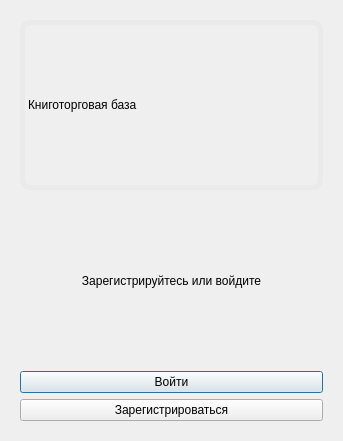
<?xml version="1.0" encoding="UTF-8"?>
<ui version="4.0">
 <class>Dialog</class>
 <widget class="QDialog" name="Dialog">
  <property name="geometry">
   <rect>
    <x>0</x>
    <y>0</y>
    <width>343</width>
    <height>441</height>
   </rect>
  </property>
  <property name="windowTitle">
   <string>Dialog</string>
  </property>
  <layout class="QHBoxLayout" name="horizontalLayout">
   <property name="sizeConstraint">
    <enum>QLayout::SetMaximumSize</enum>
   </property>
   <item>
    <widget class="QWidget" name="bg" native="true">
     <property name="enabled">
      <bool>true</bool>
     </property>
     <property name="styleSheet">
      <string notr="true"/>
     </property>
     <layout class="QVBoxLayout" name="verticalLayout">
      <property name="sizeConstraint">
       <enum>QLayout::SetMaximumSize</enum>
      </property>
      <item>
       <widget class="QLabel" name="label">
        <property name="styleSheet">
         <string notr="true">font: 22pt &quot;Segoe UI&quot;;
border-style: solid;
border-color: rgb(234, 234, 234);
border-width: 5px;
border-radius: 10px;</string>
        </property>
        <property name="text">
         <string>Книготорговая база</string>
        </property>
       </widget>
      </item>
      <item>
       <widget class="QLabel" name="label_2">
        <property name="styleSheet">
         <string notr="true"/>
        </property>
        <property name="text">
         <string>Зарегистрируйтесь или войдите</string>
        </property>
        <property name="alignment">
         <set>Qt::AlignCenter</set>
        </property>
       </widget>
      </item>
      <item>
       <widget class="QPushButton" name="login_redirect_button">
        <property name="styleSheet">
         <string notr="true"/>
        </property>
        <property name="text">
         <string>Войти</string>
        </property>
       </widget>
      </item>
      <item>
       <widget class="QPushButton" name="register_redirect_button">
        <property name="styleSheet">
         <string notr="true"/>
        </property>
        <property name="text">
         <string>Зарегистрироваться</string>
        </property>
       </widget>
      </item>
     </layout>
    </widget>
   </item>
  </layout>
 </widget>
 <resources/>
 <connections/>
</ui>
